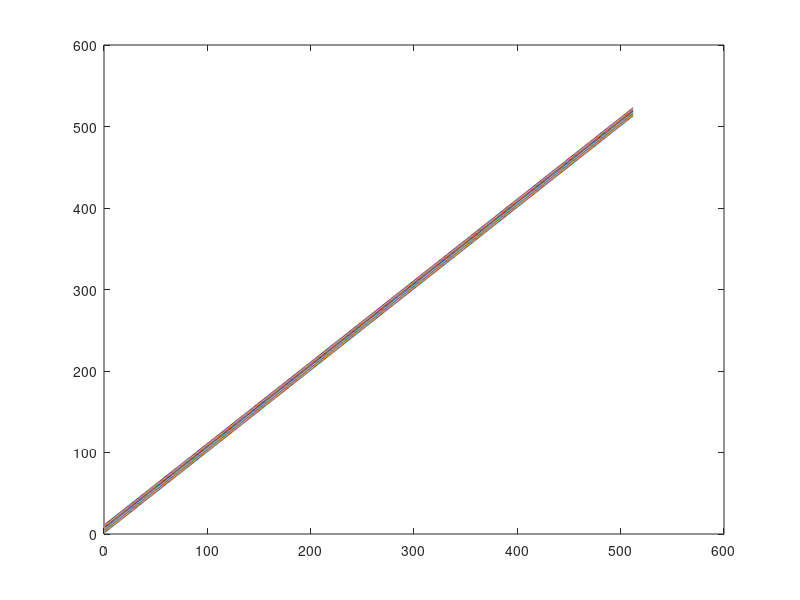

This figure's MATLAB source:
clear all;
clc;
close all;
x = [1:512];
k1 = 1;
y = k1 * x;
figure(1)
for i = 0:10
    y = y + 1;
    plot(x, y), hold on;
end